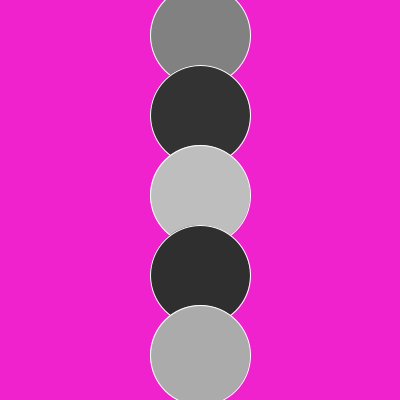
Frame 1 (no input)
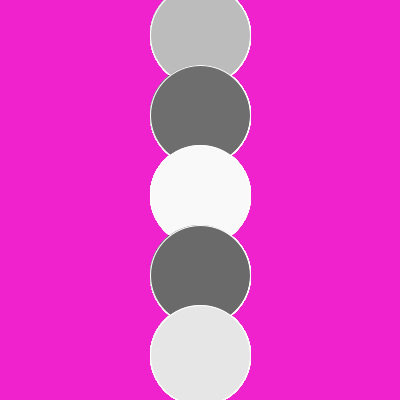
Frame 60 (the mouse pressed at the canvas centre just before this capture)
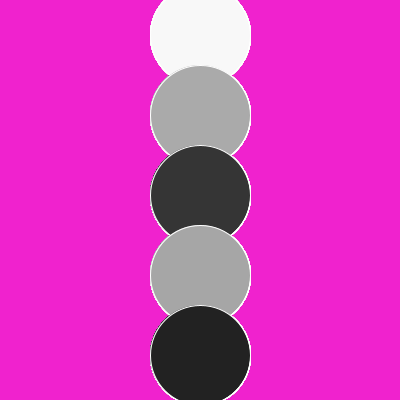
Frame 120 (the mouse held since frame 60 and released just before this capture)

The Processing sketch that drew these frames (run headless with seeded random() and noise(); from frame 60 on, the mouse is pressed at the canvas centre):

// Processing sketch: Morales_02
// ── Morales_02.pde
int array [ ];

void setup() {
  size (400, 400);
  background (240,34,206);
  stroke(255);
  array = new int [5];
  for (int i = 0; i < 5; i++) {
    int colores = (int)random(200);
    array[i] = colores;
  }
}
void draw() {
  int x = width/2;

  for (int i=0; i<=4 ; i++) {
    int y = i;
    fill (array[i]);
    ellipse (x, y*80+35, 100, 100);
    if (array[i] >= 255) {
      array[i] = 0;
    } 
    else {
      array[i]++;
    }
  }
}
